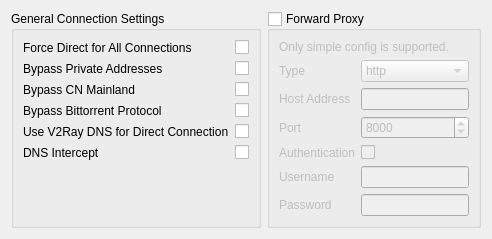
     <widget class="QWidget" name="connectionSettingsPage">
      <attribute name="title">
       <string>Connection Settings</string>
      </attribute>
      <layout class="QHBoxLayout" name="horizontalLayout_11" stretch="1,1">
       <item>
        <widget class="QGroupBox" name="groupBox">
         <property name="title">
          <string>General Connection Settings</string>
         </property>
         <layout class="QFormLayout" name="formLayout">
          <item row="0" column="0">
           <widget class="QLabel" name="label_16">
            <property name="text">
             <string>Force Direct for All Connections</string>
            </property>
            <property name="textFormat">
             <enum>Qt::TextFormat::PlainText</enum>
            </property>
           </widget>
          </item>
          <item row="0" column="1">
           <widget class="QCheckBox" name="proxyDefaultCb"/>
          </item>
          <item row="1" column="0">
           <widget class="QLabel" name="label_41">
            <property name="text">
             <string>Bypass Private Addresses</string>
            </property>
           </widget>
          </item>
          <item row="1" column="1">
           <widget class="QCheckBox" name="bypassPrivateCb"/>
          </item>
          <item row="2" column="0">
           <widget class="QLabel" name="label_17">
            <property name="text">
             <string>Bypass CN Mainland</string>
            </property>
            <property name="textFormat">
             <enum>Qt::TextFormat::PlainText</enum>
            </property>
           </widget>
          </item>
          <item row="2" column="1">
           <widget class="QCheckBox" name="bypassCNCb"/>
          </item>
          <item row="3" column="0">
           <widget class="QLabel" name="label_76">
            <property name="text">
             <string>Bypass Bittorrent Protocol</string>
            </property>
            <property name="textFormat">
             <enum>Qt::TextFormat::PlainText</enum>
            </property>
           </widget>
          </item>
          <item row="3" column="1">
           <widget class="QCheckBox" name="bypassBTCb"/>
          </item>
          <item row="4" column="0">
           <widget class="QLabel" name="label_75">
            <property name="text">
             <string>Use V2Ray DNS for Direct Connection</string>
            </property>
            <property name="textFormat">
             <enum>Qt::TextFormat::PlainText</enum>
            </property>
           </widget>
          </item>
          <item row="4" column="1">
           <widget class="QCheckBox" name="dnsFreedomCb"/>
          </item>
          <item row="5" column="0">
           <widget class="QLabel" name="label_39">
            <property name="text">
             <string>DNS Intercept</string>
            </property>
            <property name="textFormat">
             <enum>Qt::TextFormat::PlainText</enum>
            </property>
           </widget>
          </item>
          <item row="5" column="1">
           <widget class="QCheckBox" name="dnsIntercept"/>
          </item>
         </layout>
        </widget>
       </item>
       <item>
        <widget class="QGroupBox" name="fpGroupBox">
         <property name="title">
          <string>Forward Proxy</string>
         </property>
         <property name="checkable">
          <bool>true</bool>
         </property>
         <property name="checked">
          <bool>false</bool>
         </property>
         <layout class="QFormLayout" name="formLayout_8">
          <item row="0" column="0" colspan="2">
           <widget class="QLabel" name="label_65">
            <property name="text">
             <string>Only simple config is supported.</string>
            </property>
            <property name="textFormat">
             <enum>Qt::TextFormat::PlainText</enum>
            </property>
           </widget>
          </item>
          <item row="1" column="0">
           <widget class="QLabel" name="label_49">
            <property name="text">
             <string>Type</string>
            </property>
            <property name="textFormat">
             <enum>Qt::TextFormat::PlainText</enum>
            </property>
           </widget>
          </item>
          <item row="1" column="1">
           <widget class="QComboBox" name="fpTypeCombo">
            <item>
             <property name="text">
              <string notr="true">http</string>
             </property>
            </item>
            <item>
             <property name="text">
              <string notr="true">socks</string>
             </property>
            </item>
           </widget>
          </item>
          <item row="2" column="0">
           <widget class="QLabel" name="label_50">
            <property name="text">
             <string>Host Address</string>
            </property>
            <property name="textFormat">
             <enum>Qt::TextFormat::PlainText</enum>
            </property>
           </widget>
          </item>
          <item row="2" column="1">
           <widget class="QLineEdit" name="fpAddressTx"/>
          </item>
          <item row="3" column="0">
           <widget class="QLabel" name="label_51">
            <property name="text">
             <string>Port</string>
            </property>
            <property name="textFormat">
             <enum>Qt::TextFormat::PlainText</enum>
            </property>
           </widget>
          </item>
          <item row="3" column="1">
           <widget class="QSpinBox" name="fpPortSB">
            <property name="minimum">
             <number>1</number>
            </property>
            <property name="maximum">
             <number>65535</number>
            </property>
            <property name="value">
             <number>8000</number>
            </property>
           </widget>
          </item>
          <item row="4" column="0">
           <widget class="QLabel" name="label_54">
            <property name="text">
             <string>Authentication</string>
            </property>
            <property name="textFormat">
             <enum>Qt::TextFormat::PlainText</enum>
            </property>
           </widget>
          </item>
          <item row="4" column="1">
           <widget class="QCheckBox" name="fpUseAuthCB"/>
          </item>
          <item row="5" column="0">
           <widget class="QLabel" name="label_52">
            <property name="text">
             <string>Username</string>
            </property>
            <property name="textFormat">
             <enum>Qt::TextFormat::PlainText</enum>
            </property>
           </widget>
          </item>
          <item row="5" column="1">
           <widget class="QLineEdit" name="fpUsernameTx"/>
          </item>
          <item row="6" column="0">
           <widget class="QLabel" name="label_53">
            <property name="text">
             <string>Password</string>
            </property>
            <property name="textFormat">
             <enum>Qt::TextFormat::PlainText</enum>
            </property>
           </widget>
          </item>
          <item row="6" column="1">
           <widget class="QLineEdit" name="fpPasswordTx"/>
          </item>
         </layout>
        </widget>
       </item>
      </layout>
     </widget>
